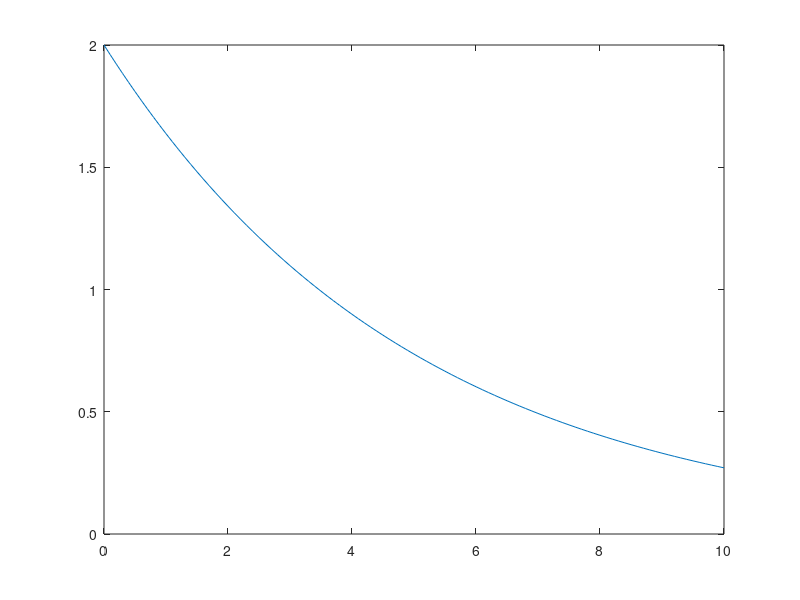

This figure's MATLAB source:
% sample programs
% Sammmm
clear all;
close all;
x = 0:0.1:10;
y = 2 * exp(-.2 * x);
plot(x,y);
disp(log10(100));
u = 1;
v = 3;
a = (4*u)/(3*v);
disp('a = ');
disp(num2str(a));
b = (2*v)^-2/(u+v)^2;
disp('b = ');
disp(num2str(b));
c = v^3/v^3-u^3;
disp('c = ');
disp(num2str(c));
d = (4/3)*pi*v^2;
disp('d = ');
disp(num2str(d));

